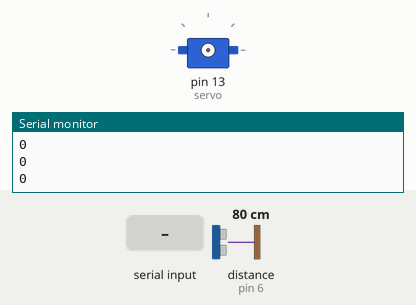
Recording of a sketch running on a simulated Arduino Uno, built with avr-gcc and run on an emulated ATmega328P. Shown: servo, the last lines printed to the serial monitor. The inputs (shaded band) are chosen by the test bench; at power-on: distance to the obstacle (sensor on pin 6) 80 cm. The echo pulse lasts 58.3 µs per cm.

Above: at 1.2 s.
1.3 s: byte 200 (200) received over Serial
At 1.78 s:
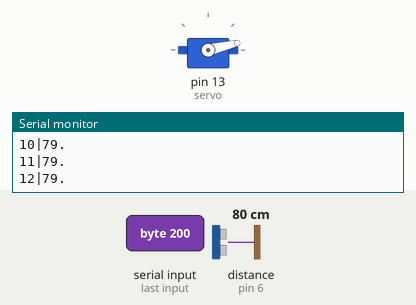
At 2.41 s:
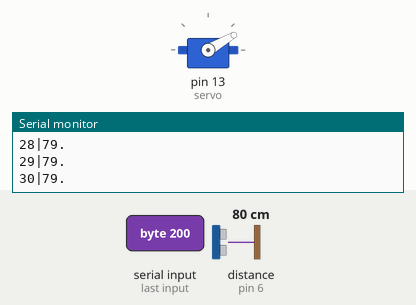
4.3 s: distance to the obstacle (sensor on pin 6) set to 2 cm
7.3 s: distance to the obstacle (sensor on pin 6) set to 250 cm
10.3 s: distance to the obstacle (sensor on pin 6) set to 4 cm
13.3 s: "1\n" received over Serial
At 14.2 s:
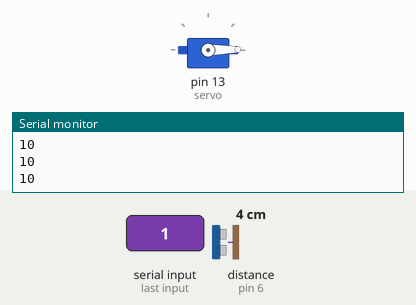
Timing chart, 0 to 16.3 s (numbered marks = the images above; inputs shaded):
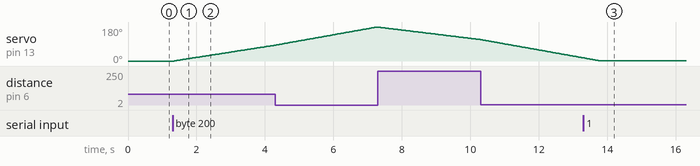

The sketch:

Proyecto_final.ino
```cpp
#include <Servo.h>
Servo servo;
int Trig = 5;
int Echo = 6;
int p;
int distancia;
int tiempo;

void setup() {
 //servo.attach(13);
  pinMode(Trig,OUTPUT);
  pinMode(Echo,INPUT);
  Serial.begin(9600);
}

void loop() {
  Serial.println(p);
  while(Serial.available()){
    p = Serial.read();
    delay(10);
    }
  if ( p == 200){
    servo.attach(13);
  for(int i = 0; i<180;i++){
    servo.write(i);
    delay(20);
    Serial.print(i);
    Serial.print('|');
    distancias();
    Serial.print(distancia);
    Serial.print('.');
    Serial.print("\n");
    delay(10);
    }
     for(int i = 180; i>0;i--){
    servo.write(i);
    delay(20);
    Serial.print(i);
    Serial.print('|');
    distancias();
    Serial.print(distancia);
    Serial.print('.');
    Serial.print("\n");
    delay(10);
    }
  }
  else if ( p == 201){
   servo.detach();
   digitalWrite(Trig,LOW);
   }

}
int distancias(){
  digitalWrite(Trig,LOW); //asegurar que empieza en low
    delayMicroseconds(2);
    digitalWrite(Trig,HIGH);
    delayMicroseconds(10);
    digitalWrite(Trig,LOW);
     tiempo = pulseIn(Echo,HIGH);
    //debido a que pulseIn regresa el tiempo en microsegundos desde que se mando la onda hasta que el echo la recibio debemos usar ese mismo tiempo para convertirlo en distancia, t = d/v entonces, d = t*v,
    //velocidad del sonido = .034 cm/ms.
    distancia = (tiempo/2)*0.034;

  }
```

Measured:
- after the input at 1.3 s, servo on pin 13 (servo): moves from 0° to 84° over 2.9 s, starting after 0.05 s
- after the input at 13.3 s, servo on pin 13 (servo): goes on until 13.8 s, then stays 1°
